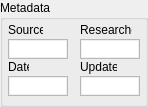
     <widget class="QGroupBox" name="eMetadataBox">
      <property name="geometry">
       <rect>
        <x>975</x>
        <y>-2</y>
        <width>148</width>
        <height>107</height>
       </rect>
      </property>
      <property name="sizePolicy">
       <sizepolicy hsizetype="Fixed" vsizetype="Fixed">
        <horstretch>0</horstretch>
        <verstretch>0</verstretch>
       </sizepolicy>
      </property>
      <property name="styleSheet">
       <string notr="true">QPlainTextEdit {
    font-size: 9;
    border-radius: 0pts;
    max-height: 16px;
    min-width: 45px;
    min-height: 16px;
    padding: 1px;
}</string>
      </property>
      <property name="title">
       <string>Metadata</string>
      </property>
      <widget class="QLabel" name="eLabelSource">
       <property name="geometry">
        <rect>
         <x>8</x>
         <y>22</y>
         <width>35</width>
         <height>16</height>
        </rect>
       </property>
       <property name="font">
        <font>
         <pointsize>9</pointsize>
        </font>
       </property>
       <property name="text">
        <string>Source</string>
       </property>
      </widget>
      <widget class="QLabel" name="eLabelDate">
       <property name="geometry">
        <rect>
         <x>8</x>
         <y>59</y>
         <width>21</width>
         <height>16</height>
        </rect>
       </property>
       <property name="font">
        <font>
         <pointsize>9</pointsize>
        </font>
       </property>
       <property name="text">
        <string>Date</string>
       </property>
      </widget>
      <widget class="QLabel" name="eLabelResearcher">
       <property name="geometry">
        <rect>
         <x>80</x>
         <y>22</y>
         <width>52</width>
         <height>16</height>
        </rect>
       </property>
       <property name="font">
        <font>
         <pointsize>9</pointsize>
        </font>
       </property>
       <property name="text">
        <string>Researcher</string>
       </property>
      </widget>
      <widget class="QLabel" name="eLabelUpdated">
       <property name="geometry">
        <rect>
         <x>80</x>
         <y>59</y>
         <width>37</width>
         <height>16</height>
        </rect>
       </property>
       <property name="font">
        <font>
         <pointsize>9</pointsize>
        </font>
       </property>
       <property name="text">
        <string>Updated</string>
       </property>
      </widget>
      <widget class="QPlainTextEdit" name="eSource">
       <property name="geometry">
        <rect>
         <x>8</x>
         <y>39</y>
         <width>60</width>
         <height>18</height>
        </rect>
       </property>
       <property name="font">
        <font>
         <pointsize>9</pointsize>
         <weight>50</weight>
         <italic>false</italic>
         <bold>false</bold>
        </font>
       </property>
       <property name="toolTip">
        <string>original speaker source</string>
       </property>
       <property name="verticalScrollBarPolicy">
        <enum>Qt::ScrollBarAlwaysOff</enum>
       </property>
       <property name="horizontalScrollBarPolicy">
        <enum>Qt::ScrollBarAlwaysOff</enum>
       </property>
      </widget>
      <widget class="QPlainTextEdit" name="eResearcher">
       <property name="geometry">
        <rect>
         <x>80</x>
         <y>39</y>
         <width>60</width>
         <height>18</height>
        </rect>
       </property>
       <property name="font">
        <font>
         <pointsize>9</pointsize>
         <weight>50</weight>
         <italic>false</italic>
         <bold>false</bold>
        </font>
       </property>
       <property name="toolTip">
        <string>person who collected form</string>
       </property>
       <property name="verticalScrollBarPolicy">
        <enum>Qt::ScrollBarAlwaysOff</enum>
       </property>
       <property name="horizontalScrollBarPolicy">
        <enum>Qt::ScrollBarAlwaysOff</enum>
       </property>
      </widget>
      <widget class="QPlainTextEdit" name="eDate">
       <property name="geometry">
        <rect>
         <x>8</x>
         <y>76</y>
         <width>60</width>
         <height>18</height>
        </rect>
       </property>
       <property name="font">
        <font>
         <pointsize>8</pointsize>
         <weight>50</weight>
         <italic>false</italic>
         <bold>false</bold>
        </font>
       </property>
       <property name="toolTip">
        <string>date collected. yyyy–MM–dd 
format recommended</string>
       </property>
       <property name="verticalScrollBarPolicy">
        <enum>Qt::ScrollBarAlwaysOff</enum>
       </property>
       <property name="horizontalScrollBarPolicy">
        <enum>Qt::ScrollBarAlwaysOff</enum>
       </property>
      </widget>
      <widget class="QPlainTextEdit" name="eUpdated">
       <property name="geometry">
        <rect>
         <x>80</x>
         <y>76</y>
         <width>60</width>
         <height>18</height>
        </rect>
       </property>
       <property name="font">
        <font>
         <pointsize>8</pointsize>
         <weight>50</weight>
         <italic>false</italic>
         <bold>false</bold>
        </font>
       </property>
       <property name="toolTip">
        <string>date last updated</string>
       </property>
       <property name="verticalScrollBarPolicy">
        <enum>Qt::ScrollBarAlwaysOff</enum>
       </property>
       <property name="horizontalScrollBarPolicy">
        <enum>Qt::ScrollBarAlwaysOff</enum>
       </property>
       <property name="readOnly">
        <bool>true</bool>
       </property>
      </widget>
     </widget>
